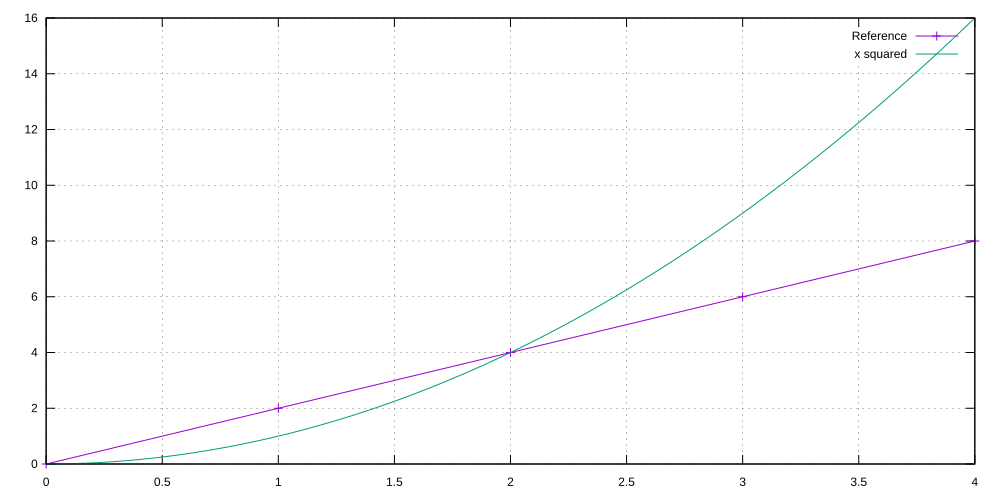

gnuplot code for this plot:
set grid
plot "./data/reference.dat" using 1:2 with linespoints title "Reference", x*x title "x squared"
